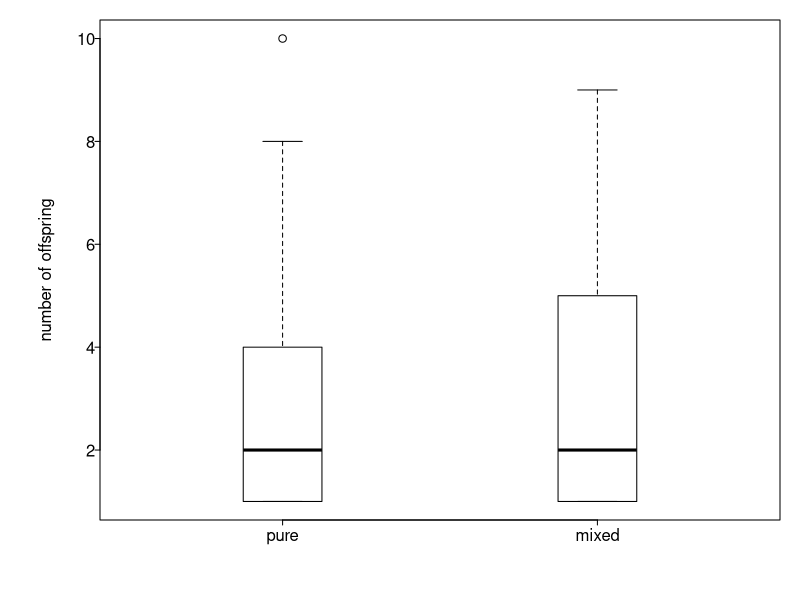
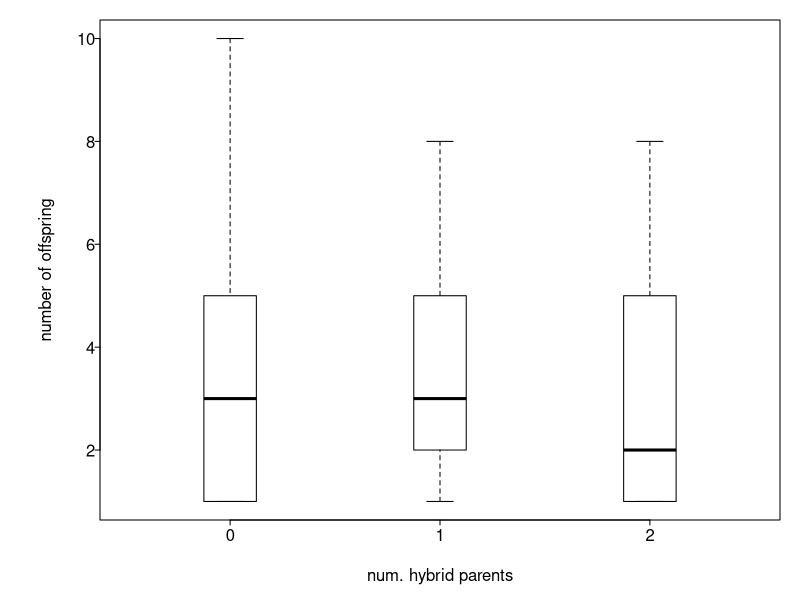
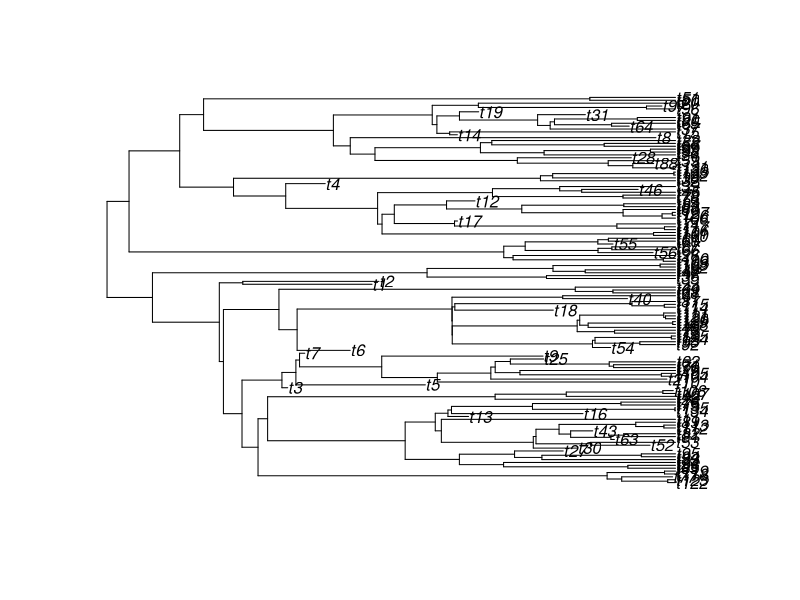
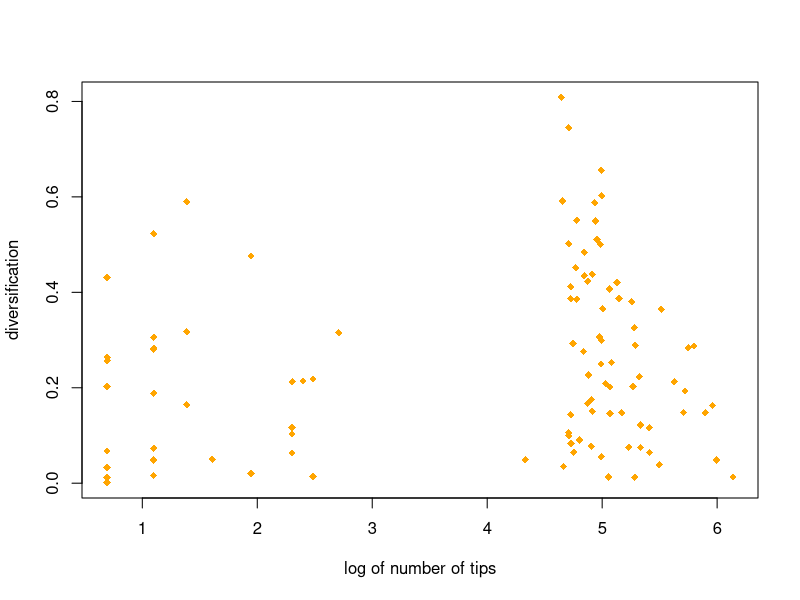
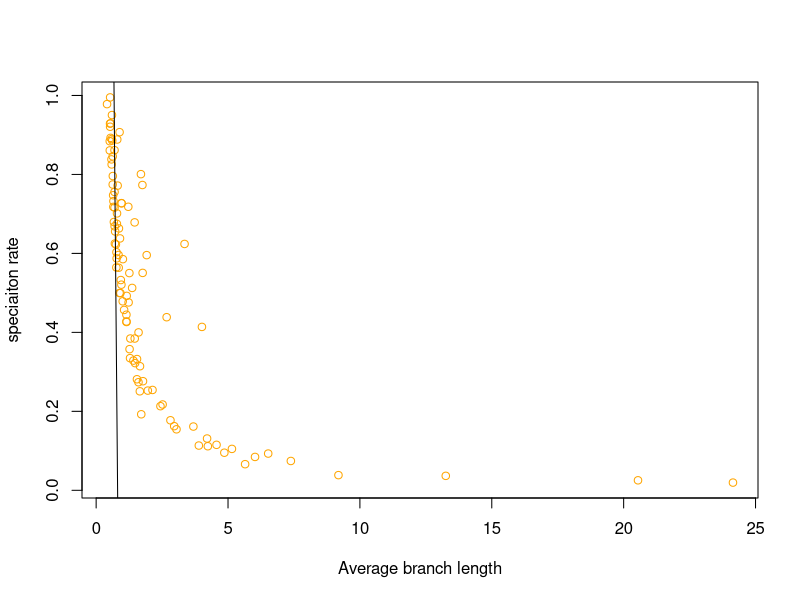
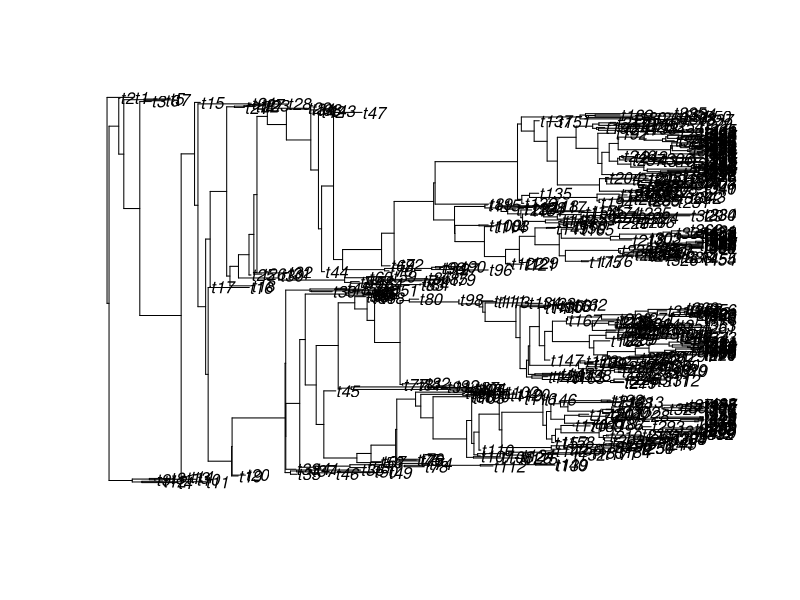
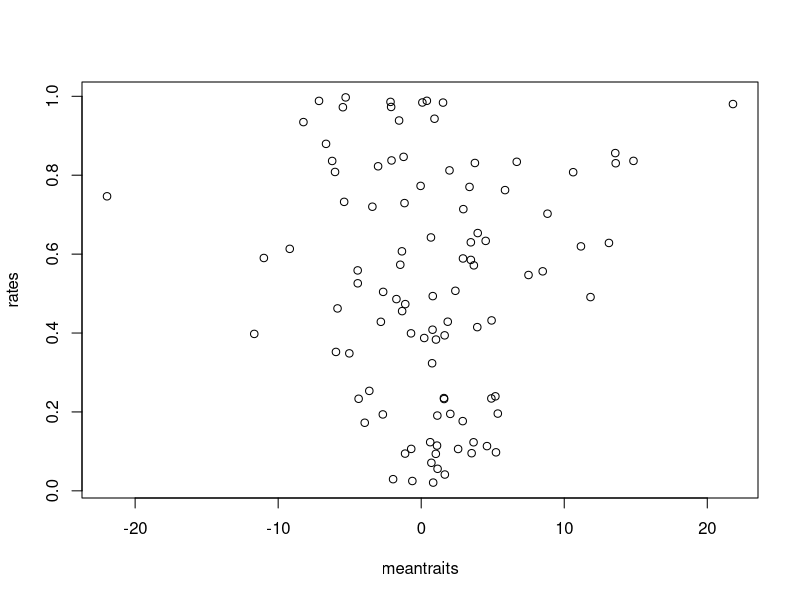
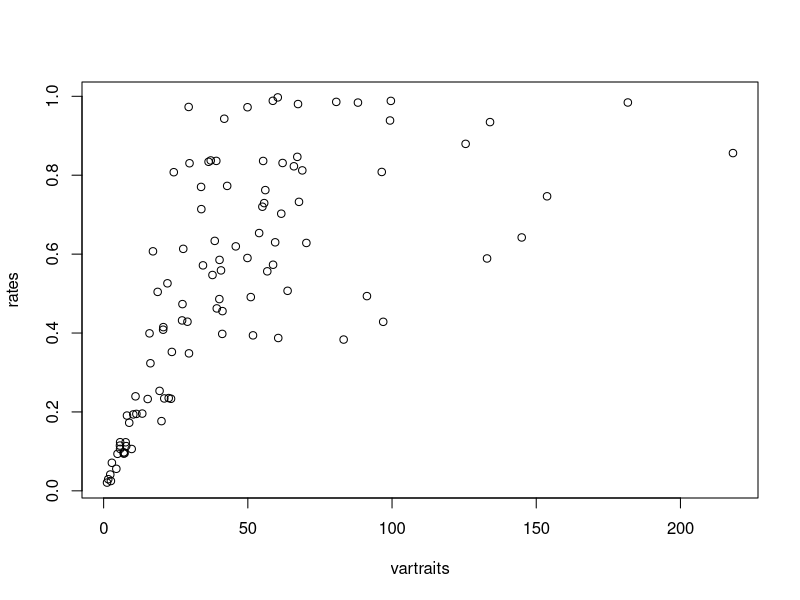

Write the R code that produced these figures, in order.
getwd ()
#install.packages ("readxl")
library(readxl)
Mus1UsedData <- read_excel("Mus1UsedData.xlsx")
View(Mus1UsedData)
d = read.table (file = "Peromyscus_matechoice.txt", header = TRUE, sep = "\t")
HybridFert <- read_excel("HybridFertilityData.xlsx")
#'I want to change my hypothesis to mice that are pure bred (non hybrids) have more offspring than mixed bred (hybrids).'
#'For my graph, I would want number of offspring on the y axis and two groups, 'pure' and 'mixed' on the x axis. I would like the chart to have the large block with the error bars.'
#'For my simple analysis plan, I would like to prefrom a 2 sample variance test to see if variance is the same. If that pans out to be equal, then I want to do a one-tailed t-Test to see if the pure group have more offspring than the mixed group.'
#'
x <- read.csv("allmice_Mus.csv")
head(x)
#x$inbreeding.coefficient <- gsub("n.a.", NA, x$inbreeding.coefficient)
x$inbreeding.coefficient <- as.numeric(x$inbreeding.coefficient)
Year <- x$Birth
Year <- sapply(Year, function(x) strsplit(x, "/")[[1]][3])
#'So, right now I am think about looking at how an inbreeding coefficient of 0.25 does in regards to number of offspring between mates with inbreeding coefficients of 0.25, 0.15, and 0.0.'
#'I can use 2007 data as a control or the 0.0 inbreeding coefficent data pool and the I can use 2008-09 data for 0.25 and 2009 data for 0.15 inbreeding coefficent.'
#'This makes my current hypothesis, "As the inbreeding coefficent increases, the number of offspring had per litter decreases.'
#'
#'I looked into the paper a bit more, and I was still not sure what those data were. However, there was another excel document that had the genotype of the mother and father mice and how many offspring they had.'
#'Could I test when two purebred mice of the same genotype, so both GG or FF, they have more offspring than when two purebred but opp. genotypes, so a GG mating with a FF, and better than when two hybrids mate with one another, or when one purebred and one hybrid mate with each other?'
#'So basically, the testable hypothesis would be that a breeding event that creates all purebred offspring will have more offspring in the liter than a breeding event that did not produce all purebred offspring.'

#'Actually, I can do the hybrid hypo on just the F1 matings and then for all matings I can do inbreeding's effects, three groups - no inbred, mother-son/daughter-father, and fullsibs.'
#'
#'Can we make a box plot for breedings events that will produce hybyrids vs ones that do not, removing phase 10. Maybe after this draft, it would be good to go back in and remodel this a bit, incorperating phase ten and turining the origins into percent G or F and then use to to determine approx. how many of offspring would be hybrid (not 100% G or F) or pure (100% G or F) and use that to better analyze how the production of hybrid offspring affect number of offspring.'
#'Also, can we do a one tailed t-test to see if events that produce all purebreds have a larger liter size than events that create hybrids?' 
#'
offspring <- read.csv("MonteroOffspringData.csv")

head(offspring)


# First, exclude phase 10
DropPhase10 <- which(offspring$Phase_siring != 10)
offspring1 <- offspring[DropPhase10,]

Pairing <- apply(offspring1, 1, function(x) paste(x[9], x[10], sep=""))
isHybrid <- sapply(Pairing, function(x) length(unique(strsplit(x, split="")[[1]]))) - 1

par(mar=c(4,5,1,1), las=1, mgp=c(2.25, 0.25, 0), tck=-0.01)
boxplot(offspring1$Number_offspring ~ isHybrid, boxwex=0.25, col='white', xlab="", ylab="number of offspring", names=c("pure", "mixed"))
t.test(offspring1$Number_offspring~isHybrid)


# Second, percent hybrid offspring
percMixed <- function(mother, father){
  Mgams <- strsplit(mother, split="")[[1]]
  Fgams <- strsplit(father, split="")[[1]]

  if ("." %in% Mgams) {
      Mgams <- Mgams[-which(Mgams == ".")]
  }
  if ("." %in% Fgams) {
    Fgams <- Fgams[-which(Fgams == ".")]
  }
  out <- c()
  out[1] <- ifelse(length(unique(Mgams)) == 1, 0, 1)
  out[2] <- ifelse(length(unique(Fgams)) == 1, 0, 1)
  return(out)
}

crossType <- apply(offspring, 1, function(x) percMixed(x[9], x[10]))
crossTypeScore <- apply(crossType, 2, sum)

par(mar=c(4,5,1,1), las=1, mgp=c(2.25, 0.25, 0), tck=-0.01)
boxplot(offspring$Number_offspring ~ crossTypeScore, boxwex=0.25, col='white', xlab="num. hybrid parents", ylab="number of offspring", names=c("0", "1", "2"))
ANOVA <- aov(offspring$Number_offspring~crossTypeScore)
summary(ANOVA)
ANOVA2 <- lm(offspring$Number_offspring~ 1 + crossTypeScore)
summary(ANOVA2)




getwd ()
library (phytools)
trees<-vector("list",1)
births<-c()
fractions<-c()
r<-c()
s<-c()
branch<-c()
?pbtree

for(i in 1:100) {
  births[i]<- runif(1)
  fractions[i]<- runif(1)
  trees[[i]] <- pbtree(b=births[i], d=(fractions[i]*births[i]),n=100)
  r[[i]]<- (births[i]- (fractions[i]*births[i]))
  s[[i]]<-births[i]
  branch[[i]]<-mean(trees[[i]]$edge.length)
}

str(trees)
pdf("q1-3_ i'th tree plot",height=4,width=4)
plot(trees[[i]])
dev.off()
trees[[100]]$tip.label
sapply(trees, Ntip)

#'Question 4, the code is below.'
tips<-log(sapply(trees, Ntip))
tips
r1<-unlist(r)
pdf("q4_ log of tips vs diversification",height=4,width=4)
plot(tips,r1, xlab="log of number of tips" , ylab= "diversification", col="orange", pch=18)
abline(lm(tips ~ r1))
dev.off()
cor(tips,r1)
# '0.21 indicating a positive relation between log of # of tips and diversification rate.'

#'Question 5, the code is below.'
s1<-unlist(s)
branch <-unlist(branch)
pdf("q5_ Av Branch Length vs speciation rate",height=4,width=4)
plot(branch,s1, xlab="Average branch length" , ylab= "speciaiton rate", col="orange", pch=1)
abline(lm(branch ~ s1))
dev.off()

#'Question 6, the code is below.'
cor(branch,s1)
#'-0.50 indicating a negative relationship between branch length and speciation rate.'

#'Question 7, the code is below.'
Tree<-trees[[which.max(tips)]]

pdf("q7_ largest tree",height=4,width=4)
plot(Tree)
dev.off()

rates<-c()
traits<-vector("list",1)
meantraits<-c()
vartraits<-c()
for(i in 1:100) {
  rates[i]<- runif(1)
  traits[[i]]<-fastBM(tree = Tree, sig2 = rates[i])
  meantraits[[i]]<-mean(traits[[i]])
  vartraits[[i]]<-var(traits[[i]])
}

#'Question 8, the code is below.'
meantraits<-unlist(meantraits)

pdf("q8_ meantraits vs rates",height=4,width=4)
plot(meantraits, rates)
dev.off()
cor(meantraits, rates)
#'0.052, indicating a slightly postive relationship.'

#Question 9, the code is below.'
vartraits<-unlist(vartraits)

pdf("q9_ variance of traits vs rates",height=4,width=4)
plot(vartraits, rates)
dev.off()

cor(vartraits, rates)
#'0.67, indicating a positive relationship'
#'Question 10, the code is below.'
cor(traits[[1]], traits[[2]])
#'0.639 positive relation b/w trait 1 and 2, yes it is very significant.'
pdf("q10_ trait 1 vs trait 2",height=4,width=4)
plot(traits[[1]], traits[[2]])
dev.off()

traitMat<-cbind(traits[[1]], traits[[2]])

#'Extra Credit, the code is below.'

?phylomorphospace
pdf("Extra Credit plot",height=20,width=20)
phylomorphospace(Tree, traitMat, xlab= "trait 1", ylab= "trait 2")
dev.off()
